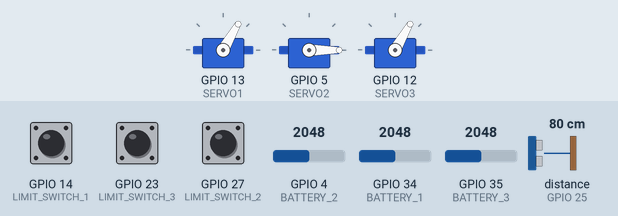
A sketch run on a simulated ESP32. Shown: 3 × servo. Wiring (inferred from the names in the program): ultrasonic range finder: trigger GPIO 26; echo GPIO 25. The test bench sets the inputs (shaded band); at power-on: distance to the obstacle (sensor on GPIO 25) 80 cm, GPIO 34 (BATTERY_1) = 2048, GPIO 4 (BATTERY_2) = 2048, GPIO 14 (LIMIT_SWITCH_1) HIGH, GPIO 23 (LIMIT_SWITCH_3) HIGH, GPIO 27 (LIMIT_SWITCH_2) HIGH, GPIO 35 (BATTERY_3) = 2048. The echo pulse lasts 58.3 µs per cm.

Above: at 1.2 s.
1.3 s: distance to the obstacle (sensor on GPIO 25) set to 12 cm
2.8 s: distance to the obstacle (sensor on GPIO 25) set to 9 cm
At 4.2 s:
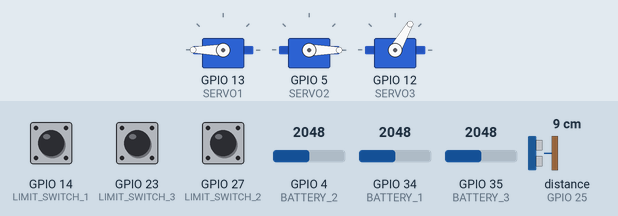
4.5 s: GPIO 34 (BATTERY_1) set to 1096
6.2 s: GPIO 34 (BATTERY_1) set to 982
At 7.7 s:
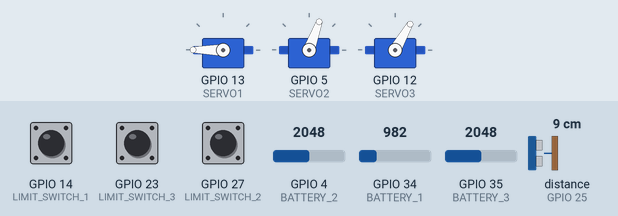
8.5 s: GPIO 4 (BATTERY_2) set to 1077
10.2 s: GPIO 4 (BATTERY_2) set to 993
At 12.1 s:
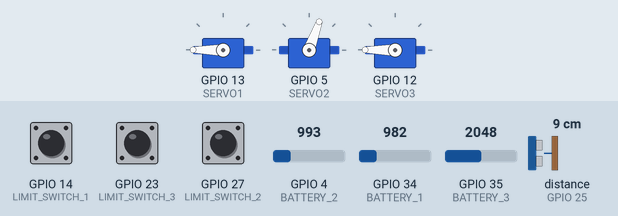
Timing chart, 0 to 13.5 s (numbered marks = the images above; inputs shaded):
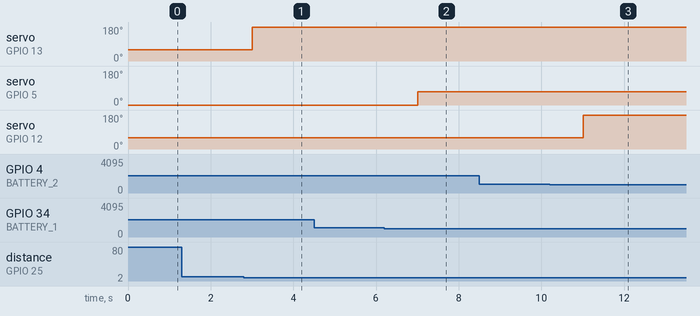

Measured:
- the behaviour switches between 11 and 10 cm on distance to the obstacle (sensor on GPIO 25) (found by bisection; images 0 and 1)
- the behaviour switches between 1024 and 1023 on GPIO 34 (BATTERY_1) (found by bisection; images 1 and 2)
- the behaviour switches between 1024 and 1023 on GPIO 4 (BATTERY_2) (found by bisection; images 2 and 3)
- after the input at 1.3 s, every drawn part: stays the same
- after the input at 2.8 s, servo on GPIO 13 (SERVO1): 60° → 180° after 0.21 s
- after the input at 4.5 s, every drawn part: stays the same
- after the input at 6.2 s, servo on GPIO 5 (SERVO2): 0° → 70° after 0.81 s
- after the input at 8.5 s, every drawn part: stays the same
- after the input at 10.2 s, servo on GPIO 12 (SERVO3): 60° → 180° after 0.82 s

The sketch:

esp_slave.ino
```cpp
#include <ESP32Servo.h>
#include <Wire.h>

#define SLAVE_ADDR 8
#define LIMIT_SWITCH_1 14
#define LIMIT_SWITCH_2 27
#define LIMIT_SWITCH_3 23
#define SERVO1 13
#define SERVO2 5
#define SERVO3 12
#define BATTERY_1 34
#define BATTERY_2 4
#define BATTERY_3 35
#define ECHOPIN 25
#define TRIGPIN 26
#define SOUND_VELOCITY 0.034

Servo servo1;
Servo servo2;
Servo servo3;
long duration;
float distanceCm;
int batteryPercentage1;
int batteryPercentage2;
int batteryPercentage3;
int potValue1;
int potValue2;
int potValue3;
bool state1;
bool state2;
bool state3;
int trashCan1;
int trashCan2;
int trashCan3;
int trashCanFull;
int passwordCorrect;

void setup() {
  pinMode(LIMIT_SWITCH_1, INPUT_PULLUP);
  pinMode(LIMIT_SWITCH_2, INPUT_PULLUP);
  pinMode(LIMIT_SWITCH_3, INPUT_PULLUP);

  pinMode(TRIGPIN, OUTPUT);
  pinMode(ECHOPIN, INPUT);

  servo1.attach(SERVO1);
  servo1.write(60);
  servo2.attach(SERVO2);
  servo2.write(0);
  servo3.attach(SERVO3);
  servo3.write(60);
  Serial.begin(115200);

  Wire.begin(SLAVE_ADDR);
  Wire.onReceive(receiveEvent);
  Wire.onRequest(requestEvent);

}

void loop() {

  digitalWrite(TRIGPIN, LOW);
  delayMicroseconds(2);
  digitalWrite(TRIGPIN, HIGH);
  delayMicroseconds(10);
  digitalWrite(TRIGPIN, LOW);
  duration = pulseIn(ECHOPIN, HIGH);
  distanceCm = duration * SOUND_VELOCITY/2;

  potValue1 = analogRead(BATTERY_1);
  batteryPercentage1 = map(potValue1, 0, 4095, 0, 100);
  potValue2 = analogRead(BATTERY_2);
  batteryPercentage2 = map(potValue2, 0, 4095, 0, 100);
  potValue3 = analogRead(BATTERY_3);
  batteryPercentage3 = map(potValue3, 0, 4095, 0, 100);

  state1 = digitalRead(LIMIT_SWITCH_1);
  state2 = digitalRead(LIMIT_SWITCH_2);
  state3 = digitalRead(LIMIT_SWITCH_3);

  /*Serial.print("State 1: ");
  Serial.print(state1);
  Serial.print("\nState 2: ");
  Serial.print(state2);
  Serial.print("\nState 3: ");
  Serial.println(state3);
  Serial.print("\nDistance (cm): ");
  Serial.println(distanceCm);
  Serial.print("\nBattery 1: ");
  Serial.print(batteryPercentage1);
  Serial.print("\nBattery 2: ");
  Serial.print(batteryPercentage2);
  Serial.print("\nBattery 3: ");
  Serial.println(batteryPercentage3);
  Serial.println(trashCan1);
  Serial.println(trashCan2);
  Serial.println(trashCan3);*/

  if (distanceCm < 10){
    if (state1 == HIGH && state2 == HIGH && state3 == HIGH) {
      if (batteryPercentage1 > 25) {
        servo1.write(180);
        trashCan1 = 1;
      } else if (batteryPercentage1 < 25 && batteryPercentage2 > 25) {
        servo2.write(70);
        trashCan2 = 5;
      } else if (batteryPercentage1 < 25 && batteryPercentage2 < 25 && batteryPercentage3 > 25) {
        servo3.write(180);
        trashCan3 = 6;
      } else if (batteryPercentage1 < 25 && batteryPercentage2 < 25 && batteryPercentage3 < 25) {
        trashCanFull = 7;
      }
    } else if (state1 == LOW && state2 == HIGH && state3 == HIGH) {
      if (batteryPercentage2 > 25) {
        servo2.write(70);
        trashCan2 = 2;
      } else if (batteryPercentage2 < 25 && batteryPercentage3 > 25) {
        servo3.write(180);
        trashCan3 = 6;
      } else if (batteryPercentage2 < 25 && batteryPercentage3 < 25) {
        trashCanFull = 7;
      }
    } else if (state1 == LOW && state2 == LOW && state3 == HIGH) {
      if (batteryPercentage3 > 25) {
        servo3.write(180);
        trashCan3 = 3;
      } else if (batteryPercentage3 < 25) {
        trashCanFull = 7;
      }
    } else if (state1 == LOW && state2 == LOW && state3 == LOW) {
      trashCanFull = 7;
    }
  } else if (passwordCorrect == 10) {
    servo1.write(180);
    servo2.write(70);
    servo3.write(180);
    delay(15000);
    passwordCorrect = 0;
  } else {
    delay(500);
    servo1.write(60);
    servo2.write(0);
    servo3.write(60);
    trashCan1 = 0;
    trashCan2 = 0;
    trashCan3 = 0;
    trashCanFull = 0;
  }

  delay(1000);

}

// Fungsi untuk menerima data dari Master
void receiveEvent(int howMany) {
  while (0 < Wire.available()) {
    passwordCorrect = Wire.read();
  }
}

void requestEvent() {
  // Fungsi ini akan dipanggil saat master melakukan permintaan
  if (trashCan1 != 0) {
    Wire.write(trashCan1);
  } else if (trashCan2 != 0) {
    Wire.write(trashCan2);
  } else if (trashCan3 != 0) {
    Wire.write(trashCan3);
  } else if (trashCanFull != 0) {
    Wire.write(trashCanFull);
  }
}
```
